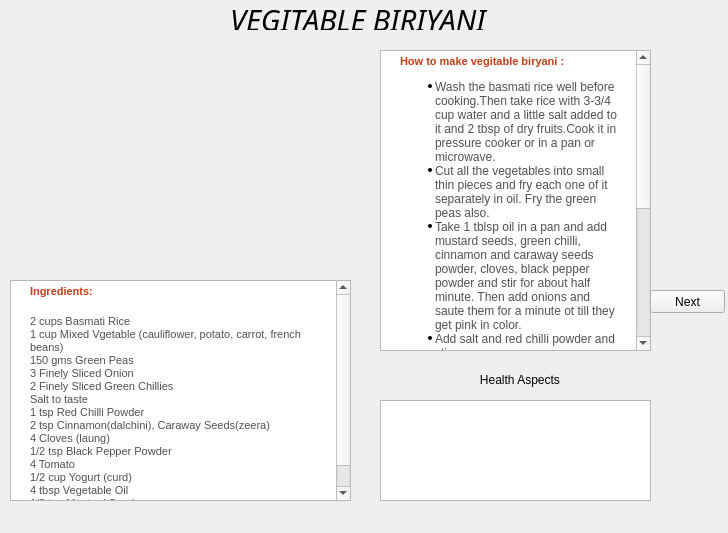
<?xml version="1.0" encoding="UTF-8"?>
<ui version="4.0">
 <class>Rice</class>
 <widget class="QWidget" name="Rice">
  <property name="geometry">
   <rect>
    <x>0</x>
    <y>0</y>
    <width>728</width>
    <height>533</height>
   </rect>
  </property>
  <property name="windowTitle">
   <string>Form</string>
  </property>
  <widget class="QTextBrowser" name="textBrowser">
   <property name="geometry">
    <rect>
     <x>10</x>
     <y>280</y>
     <width>341</width>
     <height>221</height>
    </rect>
   </property>
   <property name="html">
    <string>&lt;!DOCTYPE HTML PUBLIC &quot;-//W3C//DTD HTML 4.0//EN&quot; &quot;http://www.w3.org/TR/REC-html40/strict.dtd&quot;&gt;
&lt;html&gt;&lt;head&gt;&lt;meta name=&quot;qrichtext&quot; content=&quot;1&quot; /&gt;&lt;style type=&quot;text/css&quot;&gt;
p, li { white-space: pre-wrap; }
&lt;/style&gt;&lt;/head&gt;&lt;body style=&quot; font-family:'MS Shell Dlg 2'; font-size:8.25pt; font-weight:400; font-style:normal;&quot;&gt;
&lt;p style=&quot; margin-top:0px; margin-bottom:0px; margin-left:15px; margin-right:5px; -qt-block-indent:0; text-indent:0px; background-color:#ffffff;&quot;&gt;&lt;span style=&quot; font-family:'VERDANA,Arial'; font-size:8pt; font-weight:600; color:#c13e16; background-color:#ffffff;&quot;&gt;Ingredients:&lt;/span&gt;&lt;span style=&quot; font-family:'Times New Roman'; font-size:8pt; color:#000000; background-color:#ffffff;&quot;&gt; &lt;/span&gt;&lt;/p&gt;
&lt;table border=&quot;0&quot; style=&quot; margin-top:0px; margin-bottom:0px; margin-left:0px; margin-right:0px;&quot; align=&quot;right&quot; cellspacing=&quot;2&quot; cellpadding=&quot;0&quot; bgcolor=&quot;#ffffff&quot;&gt;
&lt;tr&gt;
&lt;td&gt;&lt;/td&gt;
&lt;td width=&quot;30&quot;&gt;&lt;/td&gt;&lt;/tr&gt;&lt;/table&gt;
&lt;p style=&quot; margin-top:0px; margin-bottom:0px; margin-left:15px; margin-right:10px; -qt-block-indent:0; text-indent:0px; background-color:#ffffff;&quot;&gt;&lt;span style=&quot; font-family:'verdana,Arial'; font-size:8pt; color:#515151; background-color:#ffffff;&quot;&gt;2 cups Basmati Rice&lt;/span&gt;&lt;span style=&quot; font-family:'verdana,Arial'; font-size:8pt; color:#515151;&quot;&gt; &lt;br /&gt;1 cup Mixed Vgetable (cauliflower, potato, carrot, french beans)&lt;br /&gt;150 gms Green Peas&lt;br /&gt;3 Finely Sliced Onion &lt;br /&gt;2 Finely Sliced Green Chillies &lt;br /&gt;Salt to taste &lt;br /&gt;1 tsp Red Chilli Powder&lt;br /&gt;2 tsp Cinnamon(dalchini), Caraway Seeds(zeera)&lt;br /&gt;4 Cloves (laung) &lt;br /&gt;1/2 tsp Black Pepper Powder&lt;br /&gt;4 Tomato &lt;br /&gt;1/2 cup Yogurt (curd)&lt;br /&gt;4 tbsp Vegetable Oil&lt;br /&gt;1/2 tsp Mustard Seeds &lt;br /&gt;3 tbsp Dry Fruits (cashew nuts, raisin)&lt;/span&gt;&lt;/p&gt;&lt;/body&gt;&lt;/html&gt;</string>
   </property>
  </widget>
  <widget class="QTextBrowser" name="textBrowser_2">
   <property name="geometry">
    <rect>
     <x>380</x>
     <y>50</y>
     <width>271</width>
     <height>301</height>
    </rect>
   </property>
   <property name="html">
    <string>&lt;!DOCTYPE HTML PUBLIC &quot;-//W3C//DTD HTML 4.0//EN&quot; &quot;http://www.w3.org/TR/REC-html40/strict.dtd&quot;&gt;
&lt;html&gt;&lt;head&gt;&lt;meta name=&quot;qrichtext&quot; content=&quot;1&quot; /&gt;&lt;style type=&quot;text/css&quot;&gt;
p, li { white-space: pre-wrap; }
&lt;/style&gt;&lt;/head&gt;&lt;body style=&quot; font-family:'MS Shell Dlg 2'; font-size:8.25pt; font-weight:400; font-style:normal;&quot;&gt;
&lt;p style=&quot; margin-top:0px; margin-bottom:0px; margin-left:15px; margin-right:5px; -qt-block-indent:0; text-indent:0px; background-color:#ffffff;&quot;&gt;&lt;span style=&quot; font-family:'VERDANA,Arial'; font-size:8pt; font-weight:600; color:#c13e16; background-color:#ffffff;&quot;&gt;How to make vegitable biryani :&lt;/span&gt;&lt;/p&gt;
&lt;ul style=&quot;margin-top: 0px; margin-bottom: 0px; margin-left: 0px; margin-right: 0px; -qt-list-indent: 1;&quot;&gt;&lt;li style=&quot; font-family:'Verdana,Arial'; font-size:8pt; color:#515151;&quot; style=&quot; margin-top:12px; margin-bottom:0px; margin-left:10px; margin-right:10px; -qt-block-indent:0; text-indent:0px;&quot;&gt;&lt;span style=&quot; font-size:medium;&quot;&gt;Wash the basmati rice well before cooking.Then take rice with 3-3/4 cup water and a little salt added to it and 2 tbsp of dry fruits.Cook it in pressure cooker or in a pan or microwave.&lt;/span&gt;&lt;/li&gt;
&lt;li style=&quot; font-family:'Verdana,Arial'; font-size:8pt; color:#515151;&quot; style=&quot; margin-top:0px; margin-bottom:0px; margin-left:10px; margin-right:10px; -qt-block-indent:0; text-indent:0px;&quot;&gt;&lt;span style=&quot; font-size:medium;&quot;&gt;Cut all the vegetables into small thin pieces and fry each one of it separately in oil. Fry the green peas also.&lt;/span&gt;&lt;/li&gt;
&lt;li style=&quot; font-family:'Verdana,Arial'; font-size:8pt; color:#515151;&quot; style=&quot; margin-top:0px; margin-bottom:0px; margin-left:10px; margin-right:10px; -qt-block-indent:0; text-indent:0px;&quot;&gt;&lt;span style=&quot; font-size:medium;&quot;&gt;Take 1 tblsp oil in a pan and add mustard seeds, green chilli, cinnamon and caraway seeds powder, cloves, black pepper powder and stir for about half minute. Then add onions and saute them for a minute ot till they get pink in color.&lt;/span&gt;&lt;/li&gt;
&lt;li style=&quot; font-family:'Verdana,Arial'; font-size:8pt; color:#515151;&quot; style=&quot; margin-top:0px; margin-bottom:0px; margin-left:10px; margin-right:10px; -qt-block-indent:0; text-indent:0px;&quot;&gt;&lt;span style=&quot; font-size:medium;&quot;&gt;Add salt and red chilli powder and stir.&lt;/span&gt;&lt;/li&gt;
&lt;li style=&quot; font-family:'Verdana,Arial'; font-size:8pt; color:#515151;&quot; style=&quot; margin-top:0px; margin-bottom:0px; margin-left:10px; margin-right:10px; -qt-block-indent:0; text-indent:0px;&quot;&gt;&lt;span style=&quot; font-size:medium;&quot;&gt;Add fine chopped tomatoes and fry till they are properly cooked.&lt;/span&gt;&lt;/li&gt;
&lt;li style=&quot; font-family:'Verdana,Arial'; font-size:8pt; color:#515151;&quot; style=&quot; margin-top:0px; margin-bottom:0px; margin-left:10px; margin-right:10px; -qt-block-indent:0; text-indent:0px;&quot;&gt;&lt;span style=&quot; font-size:medium;&quot;&gt;Take the yogurt and make it fine by putting in a blender for just 2 rotations. Add this fine yogurt and stir well.Heat it for about 10 seconds.&lt;/span&gt;&lt;/li&gt;
&lt;li style=&quot; font-family:'Verdana,Arial'; font-size:8pt; color:#515151;&quot; style=&quot; margin-top:0px; margin-bottom:0px; margin-left:10px; margin-right:10px; -qt-block-indent:0; text-indent:0px;&quot;&gt;&lt;span style=&quot; font-size:medium;&quot;&gt;Add all the fried vegetables.&lt;/span&gt;&lt;/li&gt;
&lt;li style=&quot; font-family:'Verdana,Arial'; font-size:8pt; color:#515151;&quot; style=&quot; margin-top:0px; margin-bottom:0px; margin-left:10px; margin-right:10px; -qt-block-indent:0; text-indent:0px;&quot;&gt;&lt;span style=&quot; font-size:medium;&quot;&gt;Add the cooked rice and mix well with very light hands so that the rice grain doesn't break. Cook for about 3 minutes.&lt;/span&gt;&lt;/li&gt;
&lt;li style=&quot; font-family:'Verdana,Arial'; font-size:8pt; color:#515151;&quot; style=&quot; margin-top:0px; margin-bottom:0px; margin-left:10px; margin-right:10px; -qt-block-indent:0; text-indent:0px;&quot;&gt;&lt;span style=&quot; font-size:medium;&quot;&gt;Take this vegetable biryani out in a rice serving dish.&lt;/span&gt;&lt;/li&gt;
&lt;li style=&quot; font-family:'Verdana,Arial'; font-size:8pt; color:#515151;&quot; style=&quot; margin-top:0px; margin-bottom:0px; margin-left:10px; margin-right:10px; -qt-block-indent:0; text-indent:0px;&quot;&gt;&lt;span style=&quot; font-size:medium;&quot;&gt;Garnish with dry fruits and green coriander leaves.&lt;/span&gt;&lt;/li&gt;
&lt;li style=&quot; font-family:'Verdana,Arial'; font-size:8pt; color:#515151;&quot; style=&quot; margin-top:0px; margin-bottom:12px; margin-left:10px; margin-right:10px; -qt-block-indent:0; text-indent:0px;&quot;&gt;&lt;span style=&quot; font-size:medium;&quot;&gt;Serve the vegetable (veg ) biryani hot with raita and pickle.&lt;/span&gt;&lt;/li&gt;&lt;/ul&gt;&lt;/body&gt;&lt;/html&gt;</string>
   </property>
  </widget>
  <widget class="QLabel" name="label_3">
   <property name="geometry">
    <rect>
     <x>450</x>
     <y>370</y>
     <width>121</width>
     <height>20</height>
    </rect>
   </property>
   <property name="text">
    <string>         Health Aspects</string>
   </property>
  </widget>
  <widget class="QTextBrowser" name="textBrowser_3">
   <property name="geometry">
    <rect>
     <x>380</x>
     <y>400</y>
     <width>271</width>
     <height>101</height>
    </rect>
   </property>
   <property name="html">
    <string>&lt;!DOCTYPE HTML PUBLIC &quot;-//W3C//DTD HTML 4.0//EN&quot; &quot;http://www.w3.org/TR/REC-html40/strict.dtd&quot;&gt;
&lt;html&gt;&lt;head&gt;&lt;meta name=&quot;qrichtext&quot; content=&quot;1&quot; /&gt;&lt;style type=&quot;text/css&quot;&gt;
p, li { white-space: pre-wrap; }
&lt;/style&gt;&lt;/head&gt;&lt;body style=&quot; font-family:'MS Shell Dlg 2'; font-size:8.25pt; font-weight:400; font-style:normal;&quot;&gt;
&lt;p style=&quot;-qt-paragraph-type:empty; margin-top:0px; margin-bottom:0px; margin-left:0px; margin-right:0px; -qt-block-indent:0; text-indent:0px; font-size:8pt;&quot;&gt;&lt;/p&gt;&lt;/body&gt;&lt;/html&gt;</string>
   </property>
  </widget>
  <widget class="QPushButton" name="pushButton">
   <property name="geometry">
    <rect>
     <x>650</x>
     <y>290</y>
     <width>75</width>
     <height>23</height>
    </rect>
   </property>
   <property name="text">
    <string>Next</string>
   </property>
  </widget>
  <widget class="QLabel" name="label_4">
   <property name="geometry">
    <rect>
     <x>10</x>
     <y>50</y>
     <width>341</width>
     <height>191</height>
    </rect>
   </property>
   <property name="text">
    <string/>
   </property>
   <property name="pixmap">
    <pixmap>../../Required Images/vegetable birIYANI.jpg</pixmap>
   </property>
   <property name="scaledContents">
    <bool>true</bool>
   </property>
  </widget>
  <widget class="QLabel" name="label_5">
   <property name="geometry">
    <rect>
     <x>230</x>
     <y>10</y>
     <width>311</width>
     <height>20</height>
    </rect>
   </property>
   <property name="font">
    <font>
     <family>MV Boli</family>
     <pointsize>22</pointsize>
     <italic>true</italic>
    </font>
   </property>
   <property name="text">
    <string>VEGITABLE BIRIYANI</string>
   </property>
  </widget>
 </widget>
 <resources/>
 <connections/>
</ui>
